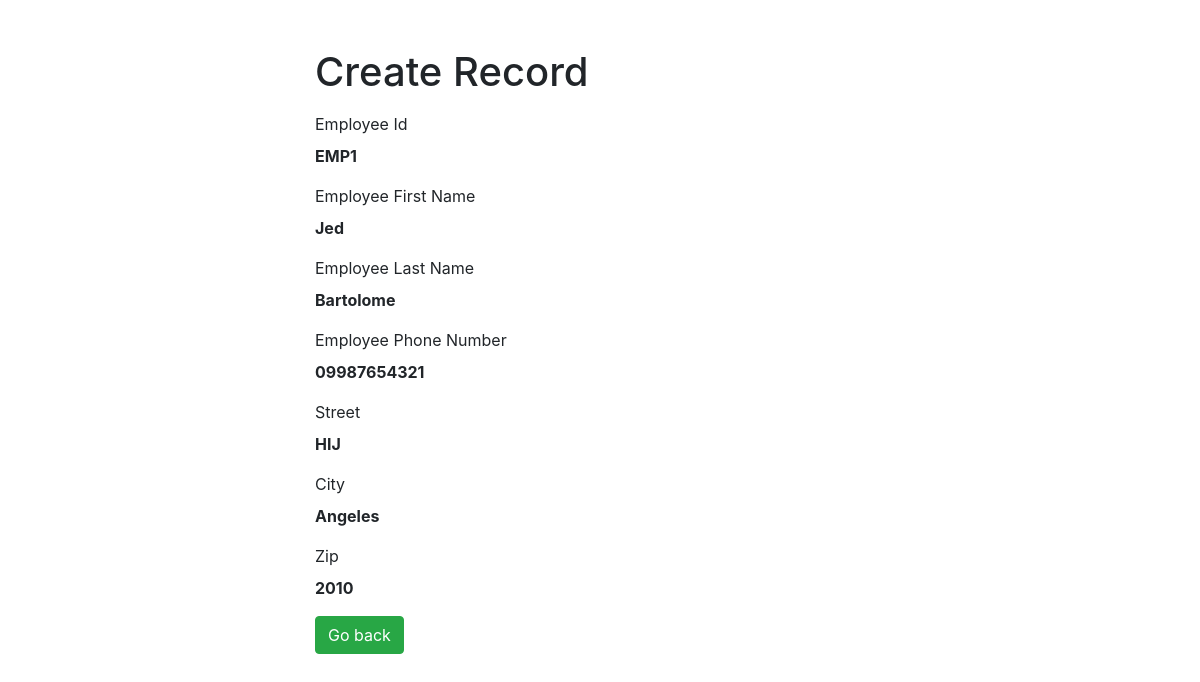
The app's page /CRUD_Employee/read.php?id=EMP1 with its own data.
### tables this page shows
CREATE TABLE `tblemployee` (
  `EMP_ID` char(9) NOT NULL,
  `EMPF_NAME` char(50) NOT NULL,
  `EMPL_NAME` char(50) NOT NULL,
  `EMPPHONE_NUM` char(11) NOT NULL,
  `EMP_STREET` char(50) NOT NULL,
  `EMP_CITY` char(50) NOT NULL,
  `EMP_ZIP` char(4) NOT NULL
);

### CRUD_Employee/read.php (the view, shortened to what this page needs)
<?php
if(isset($_GET["id"]) && !empty(trim($_GET["id"]))){
    require_once "config.php";
    $sql = "SELECT * FROM tblemployee WHERE EMP_ID = ?";
    if($stmt = mysqli_prepare($link, $sql)){
        mysqli_stmt_bind_param($stmt, "s", $param_id);
        if(mysqli_stmt_execute($stmt)){
            $result = mysqli_stmt_get_result($stmt);
            if(mysqli_num_rows($result) == 1){
                $row = mysqli_fetch_array($result, MYSQLI_ASSOC);
            } else{
                header("location: error.php");
                exit();
            }
        } else{
            echo "Oops! Something went wrong. Please try again later.";
        }
    }
} else{
    header("location: error.php");
    exit();
}
?>
<!DOCTYPE html>
<html lang="en">
<head>
    <link rel="stylesheet" href="https://stackpath.bootstrapcdn.com/bootstrap/4.5.2/css/bootstrap.min.css">
</head>
<body>
    <div class="wrapper">
        <div class="container-fluid">
            <div class="row">
                <div class="col-md-12">
                    <h1 class="mt-5 mb-3">Create Record</h1>
                    <div class="form-group">
                        <label>Employee Id</label>
                        <p><b><?php echo $row['EMP_ID']; ?></b></p>
                    </div>
                    <div class="form-group">
                        <label>Employee First Name</label>
                        <p><b><?php echo $row['EMPF_NAME']; ?></b></p>
                    </div>
                    <div class="form-group">
                        <label>Employee Last Name</label>
                        <p><b><?php echo $row['EMPL_NAME']; ?></b></p>
                    </div>
                    <div class="form-group">
                        <label>Employee Phone Number</label>
                        <p><b><?php echo $row['EMPPHONE_NUM'];?></b></p>
                    </div>
                    <div class="form-group">
                        <label>Street</label>
                        <p><b><?php echo $row['EMP_STREET']; ?></b></p>
                    </div>
                    <div class="form-group">
                        <label>City</label>
                        <p><b><?php echo $row['EMP_CITY']; ?></b></p>
                    </div>
                    <div class="form-group">
                        <label>Zip</label>
                        <p><b><?php echo $row['EMP_ZIP'];?></b></p>
                    </div>
                    <a href="../Admin_Index/index.php" class="btn btn-success pull-right"><i class="fa"></i> Go back</a>
                </div>
            </div>
        </div>
    </div>
</body>
</html>

### CRUD_Employee/read.php (style rules this page uses)
.wrapper { width: 600px; margin: 0 auto; }

### records on screen
tblemployee: EMP_ID "EMP1", EMPF_NAME "Jed", EMPL_NAME "Bartolome", EMPPHONE_NUM "09987654321", EMP_STREET "HIJ", EMP_CITY "Angeles", EMP_ZIP "2010"
